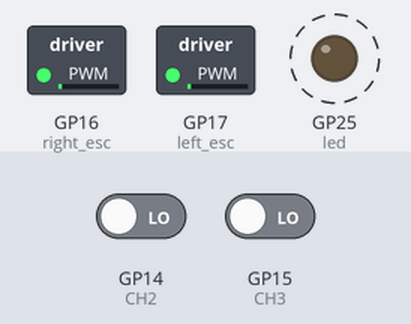
The program below on a simulated Raspberry Pi Pico running MicroPython. On the bench: switched loads named in the program (green lamp = pin HIGH), output pins drawn as LEDs (lit = HIGH). Dashed ring = blinking. The inputs (shaded band) are chosen by the test bench; at power-on: GP14 (CH2) LOW, GP15 (CH3) LOW.

Above: at 2.6 s.
Timing chart, 0 to 5.0 s (numbered marks = the images above):
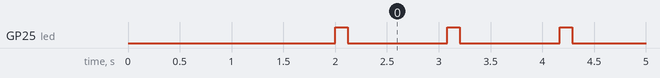

The program:

remote_control_boat.py
```python
from machine import Pin, PWM, time_pulse_us
import time

# Receiver inputs — unchanged
CH2 = Pin(14, Pin.IN, Pin.PULL_DOWN)  # Steering
CH3 = Pin(15, Pin.IN, Pin.PULL_DOWN)  # Forward

# ESC outputs — unchanged
left_esc = PWM(Pin(17))
right_esc = PWM(Pin(16))

left_esc.freq(50)
right_esc.freq(50)

STOP_US = 1000
RUN_US = 1300
TURN_US = 1300

STEERING_CENTER = 1500
STEERING_DEADBAND = 100

led = Pin("LED", Pin.OUT)

def set_motor(esc, pulse_us):
    esc.duty_ns(pulse_us * 1000)

def read_channel(pin):
    time_pulse_us(pin, 1, 25000)
    pulse = time_pulse_us(pin, 1, 25000)

    if 900 <= pulse <= 2100:
        return pulse
    return None

set_motor(left_esc, STOP_US)
set_motor(right_esc, STOP_US)
time.sleep(2)

last_led = time.ticks_ms()
led_on = False

try:
    while True:
        now = time.ticks_ms()
        phase = time.ticks_diff(now, last_led)

        if phase >= 1000:
            last_led = now
            phase = 0

        new_led_state = phase < 100
        if new_led_state != led_on:
            led.value(new_led_state)
            led_on = new_led_state

        ch2 = read_channel(CH2)
        ch3 = read_channel(CH3)

        # Stop if receiver signal is invalid
        if ch2 is None or ch3 is None:
            set_motor(left_esc, STOP_US)
            set_motor(right_esc, STOP_US)
            time.sleep_ms(20)
            continue

        # Steering has priority over forward
        if ch2 > STEERING_CENTER + STEERING_DEADBAND:
            left = RUN_US
            right = STOP_US       # Turn right

        elif ch2 < STEERING_CENTER - STEERING_DEADBAND:
            left = STOP_US
            right = RUN_US        # Turn left

        elif ch3 > 1200:
            left = RUN_US
            right = RUN_US        # Forward

        else:
            left = STOP_US
            right = STOP_US       # Stop

        set_motor(left_esc, left)
        set_motor(right_esc, right)

        time.sleep_ms(20)

except KeyboardInterrupt:
    pass

finally:
    set_motor(left_esc, STOP_US)
    set_motor(right_esc, STOP_US)
    time.sleep(1)
    left_esc.deinit()
    right_esc.deinit()
    led.off()
```

Measured:
- by itself, GP25 (led): alternates HIGH for 0.12 s and LOW for 0.96 s
